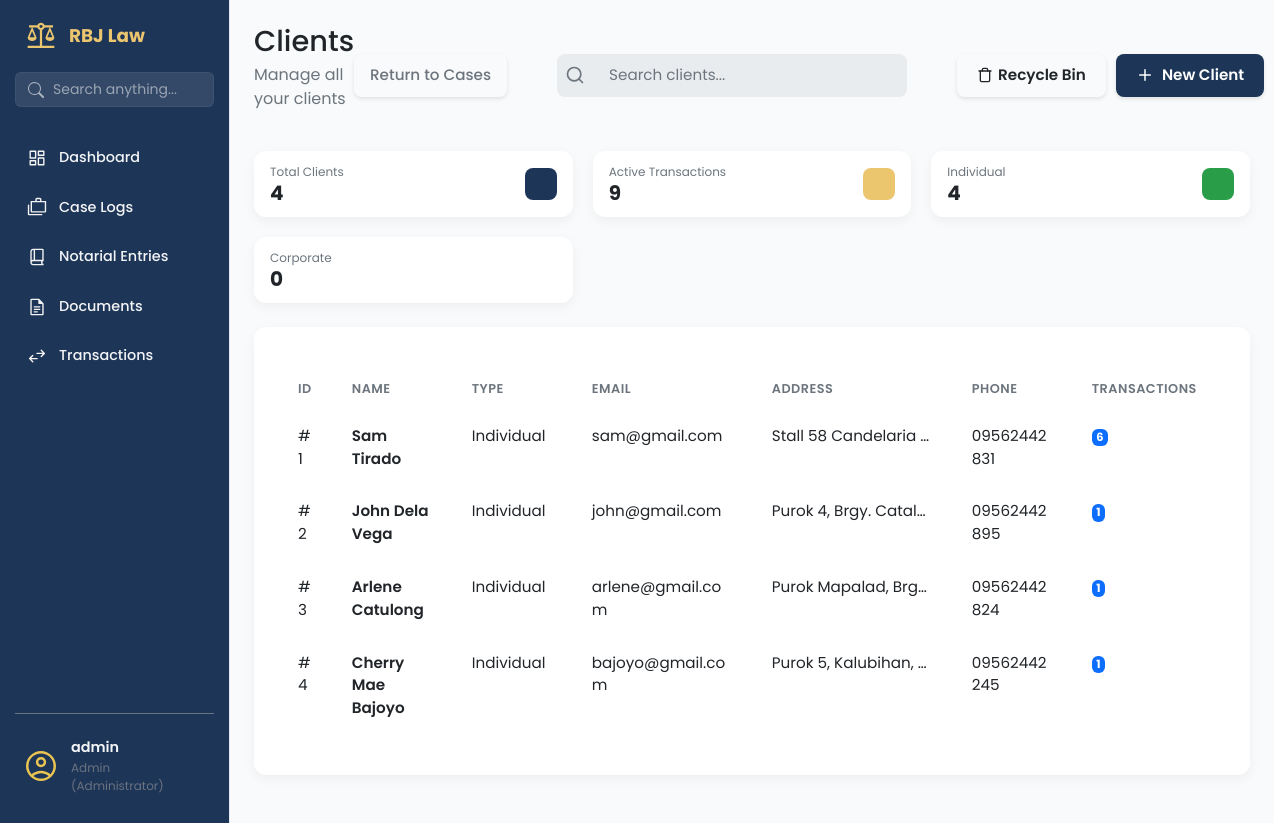
The page /clients/ (signed in) on the database its author committed.
### app/models/user_model.py (models this page shows, shortened)
class User(UserMixin, db.Model):
    __tablename__ = 'users'
    id = db.Column(db.Integer, primary_key=True)
    username = db.Column(db.String(80), unique=True, nullable=False, index=True)
    email = db.Column(db.String(120), unique=True, nullable=False)
    password_hash = db.Column(db.String(128), nullable=False)
    contact_number = db.Column(db.String(20), nullable=True)
    role = db.Column(db.String(50), default='attorney', nullable=False)
    is_active = db.Column(db.Boolean, default=True, nullable=False)
    is_admin = db.Column(db.Boolean, default=False, nullable=False)
    created_at = db.Column(db.DateTime, default=datetime.utcnow)
    updated_at = db.Column(db.DateTime, default=datetime.utcnow, onupdate=datetime.utcnow)

### app/models/client_mdl.py (models this page shows, shortened)
class Client(db.Model):
    __tablename__ = 'clients'
    id = db.Column(db.Integer, primary_key=True)
    client_first_name = db.Column(db.String(100), nullable=False)
    client_last_name = db.Column(db.String(100), nullable=False)
    client_address = db.Column(db.String(255), nullable=False)
    client_email = db.Column(db.String(120), nullable=False, unique=True)
    client_phone = db.Column(db.String(50))
    client_role = db.Column(db.String(50))
    notes = db.Column(db.Text)
    is_active = db.Column(db.Boolean, default=True, nullable=False)
    deleted_at = db.Column(db.DateTime, nullable=True)
    @property
    def full_name(self):
        return f"{self.client_first_name} {self.client_last_name}"

### app/routes/clients_routes.py (the view)
@clients_bp.route('/')
@login_required
def clients_page():
    clients = Client.query.filter_by(is_active=True).all()
    return render_template('clients_page.html', clients=clients)

### app/templates/clients_page.html (shortened to what this page needs)
{% extends "base.html" %}
{% block content %}
<main class="dashboard-content">
    <header class="dashboard-header">
        <div>
            <h1>Clients </h1>
            <p>Manage all your clients</p>
        </div>
        <div class="dashboard-actions"
            style="display: flex; justify-content: space-between; flex-shrink: 0; gap: 50px;">
            <a href="{{ url_for('case.list_cases') }}" class="btn btn-outline-secondary d-flex align-items-center"
                style="gap: 8px; padding: 10px 16px; font-weight: 500;">
                Return to Cases
            </a>
            <div class="search-bar">
                <svg class="search-bar__icon" xmlns="http://www.w3.org/2000/svg" width="20" height="20"
                    viewBox="0 0 24 24" fill="none" stroke="currentColor" stroke-width="2" stroke-linecap="round"
                    stroke-linejoin="round">
                    <circle cx="11" cy="11" r="8"></circle>
                    <line x1="21" y1="21" x2="16.65" y2="16.65"></line>
                </svg>
                <input class="search-bar__input" type="text" placeholder="Search clients...">
            </div>
            <div style="display: flex; gap: 10px; align-items: center;">
                <a href="{{ url_for('clients.recycle_bin') }}" class="btn btn-outline"
                    style="display: flex; align-items: center; gap: 5px;">
                    Recycle Bin
                </a>
                <a href="{{ url_for('clients.new_client_form') }}" class="btn btn-primary">
                    <svg class="btn-icon-left" xmlns="http://www.w3.org/2000/svg" viewBox="0 0 24 24" fill="none"
                        stroke="currentColor" stroke-width="2" stroke-linecap="round" stroke-linejoin="round" width="20"
                        height="20">
                        <line x1="12" y1="5" x2="12" y2="19"></line>
                        <line x1="5" y1="12" x2="19" y2="12"></line>
                    </svg>
                    New Client
                </a>
            </div>
        </div>
    </header>
    <section class="dashboard-cards">
        <div class="data-card data-card--sm">
            <div class="data-card__info">
                <span class="data-card__title">Total Clients</span>
                <span class="data-card__value">{{ clients|length }}</span>
            </div>
            <div class="data-card__icon data-card__icon--blue"></div>
        </div>
        <div class="data-card data-card--sm">
            <div class="data-card__info">
                <span class="data-card__title">Active Transactions</span>
                <span class="data-card__value">
                    {% set total_transactions = [] %}
                    {{ total_transactions|length }}
                </span>
            </div>
            <div class="data-card__icon data-card__icon--gold"></div>
        </div>
        <div class="data-card data-card--sm">
            <div class="data-card__info">
                <span class="data-card__title">Individual</span>
                <span class="data-card__value">
                    {% set individual_count = [] %}
                    {{ individual_count|length }}
                </span>
            </div>
            <div class="data-card__icon data-card__icon--green"></div>
        </div>
        <div class="data-card data-card--sm">
            <div class="data-card__info">
                <span class="data-card__title">Corporate</span>
                <span class="data-card__value">
                    {% set corporate_count = [] %}
                    {{ corporate_count|length }}
                </span>
            </div>
            <div class="data-card__icon data-card__icon--purple"></div>
        </div>
    </section>
    <section class="dashboard-panels-bottom dashboard-panels-bottom--single">
        <div class="panel-card" style="width: 100%;">
            <div class="table-wrapper panel-card__body">
                <table class="table client-table">
                    <colgroup>
                        <col class="short">
                        <col class="medium">
                        <col class="medium">
                        <col class="long">
                        <col class="long">
                        <col class="medium">
                        <col class="short">
                        <col class="actions">
                    </colgroup>
                    <thead>
                        <tr>
                            <th data-sort-key="id">ID</th>
                            <th data-sort-key="name">Name</th>
                            <th data-sort-key="type">Type</th>
                            <th data-sort-key="email">Email</th>
                            <th data-sort-key="address">Address</th>
                            <th data-sort-key="phone">Phone</th>
                            <th data-sort-key="transactions">Transactions</th>
                            <th>Actions</th>
                        </tr>
                    </thead>
                    <tbody>
                        {% for client in clients %}
                        <tr>
                            <td>#{{ client.id }}</td>
                            <td>
                                <a href="#" class="table-link">{{ client.full_name }}</a>
                            </td>
                            <td>{{ client.client_role or 'Individual' }}</td>
                            <td>{{ client.client_email }}</td>
                            <td class="address-cell">
                                <span class="address-text" title="{{ client.client_address }}">
                                    {{ client.client_address }}
                                </span>
                            </td>
                            <td>{{ client.client_phone or 'N/A' }}</td>
                            <td>
                                <span class="badge bg-primary">{{ client.transaction_items|length }}</span>
                            </td>
                            <td>
                            </td>
                        </tr>
                        {% endfor %}
                    </tbody>
                </table>
            </div>
        </div>
    </section>
</main>
{% endblock content %}

### app/templates/base.html (shortened to what this page needs)
<!DOCTYPE html>
<html lang="en">
<head>
    <link rel="stylesheet" href="{{ url_for('static', filename='vendor/bootstrap/css/bootstrap.min.css') }}">
    <link rel="stylesheet" href="{{ url_for('static', filename='css/main.css') }}">
    <link rel="stylesheet" href="{{ url_for('static', filename='css/sidebar.css') }}">
</head>
<body>
    <aside class="sidebar">
        <div class="sidebar-header">
            <img src="{{ url_for('static', filename='img/scales-of-justice.svg') }}" alt="logo" class="logo-img">
            <h2>RBJ Law</h2>
        </div>
        <div class="sidebar-search">
            <form action="{{ url_for('search.search_page') }}" method="GET">
                <div class="input-group">
                    <span class="input-group-text bg-transparent border-0 pe-0">
                    </span>
                    <input type="text" name="q" class="form-control" placeholder="Search anything..."
                        aria-label="Search" value="{{ request.args.get('q', '') }}">
                </div>
            </form>
        </div>
        <ul class="sidebar-links">
            <li>
                <a href="{{ url_for('dashboard.dashboard_page') }}"
                    class="{{ 'active' if 'dashboard' in request.endpoint else '' }}">
                    <span class="icon-wrapper"><img src="{{ url_for('static', filename='img/dashboard.svg') }}"
                            alt=""></span>
                    Dashboard
                </a>
            </li>
            {% if current_user.is_authenticated and (current_user.is_admin or current_user.role == 'admin') %}
            <li>
                <a href="{{ url_for('case.list_cases') }}" class="{{ 'active' if 'case' in request.endpoint else '' }}">
                    <span class="icon-wrapper"><img src="{{ url_for('static', filename='img/cases.svg') }}"
                            alt=""></span>
                    Case Logs
                </a>
            </li>
            {% endif %}
            {% if current_user.is_authenticated and current_user.role in ['admin', 'staff'] %}
            <li>
                <a href="{{ url_for('notarial_entries.notarial_entries_page') }}"
                    class="{{ 'active' if 'notarial' in request.endpoint else '' }}">
                    <span class="icon-wrapper"><img src="{{ url_for('static', filename='img/book.svg') }}"
                            alt=""></span>
                    Notarial Entries
                </a>
            </li>
            {% endif %}
            {% if current_user.is_authenticated and current_user.role in ['admin', 'staff'] %}
            <li>
                <a href="{{ url_for('documents.documents_page') }}"
                    class="{{ 'active' if 'documents' in request.endpoint else '' }}">
                    <span class="icon-wrapper"><img src="{{ url_for('static', filename='img/documents.svg') }}"
                            alt=""></span>
                    Documents
                </a>
            </li>
            {% endif %}
            {% if current_user.is_authenticated and current_user.role in ['admin', 'staff'] %}
            <li>
                <a href="{{ url_for('transaction.transactions_page') }}"
                    class="{{ 'active' if 'transaction' in request.endpoint else '' }}">
                    <span class="icon-wrapper"><img src="{{ url_for('static', filename='img/transaction.svg') }}"
                            alt=""></span>
                    Transactions
                </a>
            </li>
            {% endif %}
        </ul>
        <div class="sidebar-footer">
            <button class="avatar-btn" id="avatarBtn">
                <img src="{{ url_for('static', filename='img/avatar.svg') }}" alt="User Avatar">
                <div class="user-info">
                    <span class="user-name">
                        {{ current_user.username }}
                    </span>
                    <span class="user-role">
                        {{ current_user.role|title }}
                        {% if current_user.is_admin %} (Administrator){% endif %}
                    </span>
                </div>
            </button>
        </div>
    </aside>
    <div class="page-container">
        {% block content %}
        {% endblock %}
    </div>
</body>
</html>

### rows shown on the page
User: username "admin", role "Admin"
Client: id "1", full_name "Sam Tirado", client_role "Individual", client_email "sam@gmail.com", client_address "Stall 58 Candelaria…", client_phone "09562442831", transaction_items|length "6"
Client: id "2", full_name "John Dela Vega", client_role "Individual", client_email "john@gmail.com", client_address "Purok 4, Brgy. Catal…", client_phone "09562442895", transaction_items|length "1"
Client: id "3", full_name "Arlene Catulong", client_role "Individual", client_email "arlene@gmail.com", client_address "Purok Mapalad, Brg…", client_phone "09562442824", transaction_items|length "1"
Client: id "4", full_name "Cherry Mae Bajoyo", client_role "Individual", client_email "bajoyo@gmail.com", client_address "Purok 5, Kalubihan,…", client_phone "09562442245", transaction_items|length "1"

### other values the page prints
{{ clients|length }} "4"
{{ total_transactions|length }} "9"
{{ individual_count|length }} "4"
{{ corporate_count|length }} "0"
